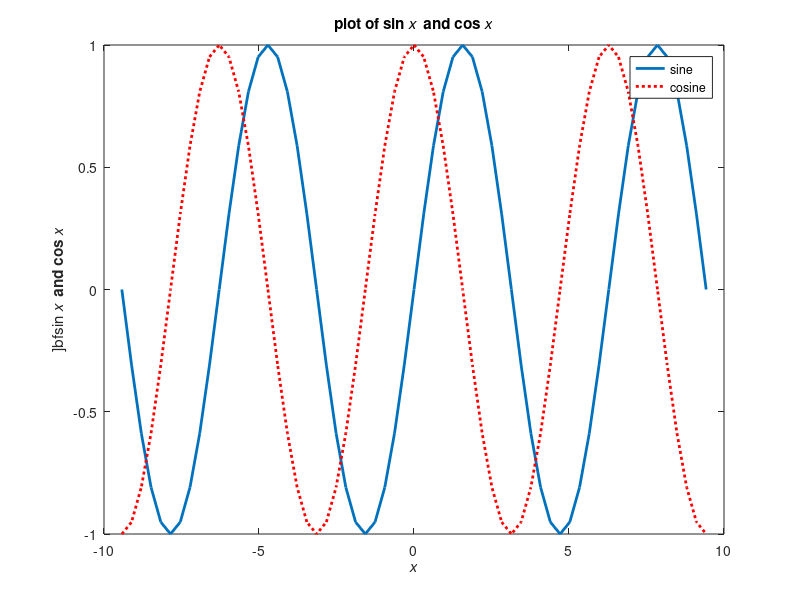

Here is the MATLAB script that generated this plot:
x = -3*pi:pi/10:3*pi;
y1 = sin(x);
y2 = cos(x);
h1 = plot(x,y1);
set(h1,'LineWidth',2);
hold on
h2 = plot(x,y2);
set(h2,'LineWidth',2,'LineStyle',':','Color','r');
title('\bfplot of sin \itx \rm\bf and cos \itx');
xlabel('\bf\itx')
ylabel(']bfsin \itx \rm\bf and cos \itx');
legend ('sine','cosine');
hold off

k = waitforbuttonpress;
while k == 0
    handle = gco;
    type = get(handle,'Type');
    disp(['Object type = ' type '.']);
    yn = input('Do you want to display details?(y/n)','s');
    if yn == 'y' 
        details = get(handle);
        disp(details);
    end
    k = waitforbuttonpress;
end

    